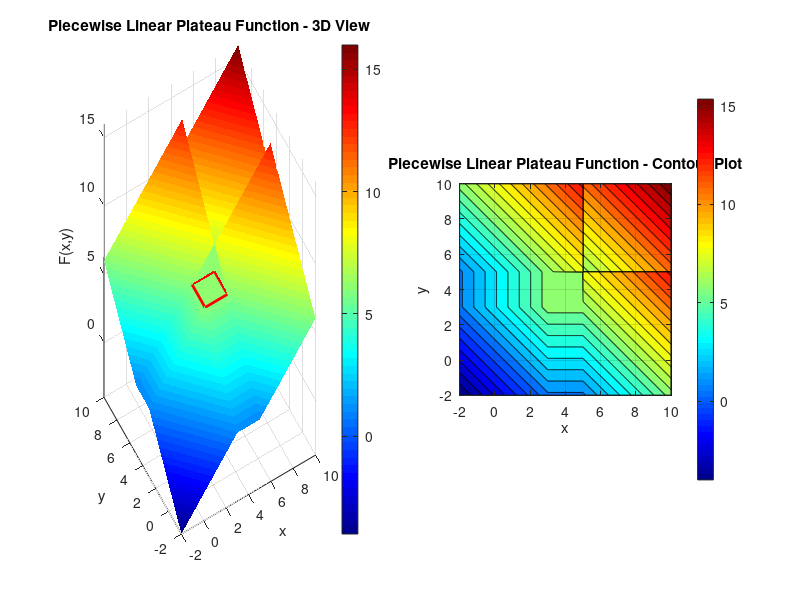

Reproduce this figure in MATLAB. (Note: this script raises an error after producing the figure.)
% MATLAB script to plot the Piecewise Linear Plateau function
% F(x,y) = x+y          if x<3, y<3
%        = 3+y          if 3≤x≤5, y<3
%        = x+3          if x<3, 3≤y≤5
%        = 6            if 3≤x≤5, 3≤y≤5 (PLATEAU)
%        = (x-2)+y      if x>5, y<3
%        = x+(y-2)      if x<3, y>5
%        = (x-2)+(y-2)  if x>5, y>5

% Define the domain
x = linspace(-2, 10, 600);
y = linspace(-2, 10, 600);
[X, Y] = meshgrid(x, y);

% Initialize Z matrix
Z = zeros(size(X));

% Calculate the function value for each point
for i = 1:length(y)
    for j = 1:length(x)
        xval = X(i,j);
        yval = Y(i,j);

        % Apply piecewise function
        if xval < 3 && yval < 3
            % Region 1: x+y
            Z(i,j) = xval + yval;
        elseif xval >= 3 && xval <= 5 && yval < 3
            % Region 2: 3+y
            Z(i,j) = 3 + yval;
        elseif xval < 3 && yval >= 3 && yval <= 5
            % Region 3: x+3
            Z(i,j) = xval + 3;
        elseif xval >= 3 && xval <= 5 && yval >= 3 && yval <= 5
            % Region 4: PLATEAU at 6
            Z(i,j) = 6;
        elseif xval > 5 && yval < 3
            % Region 5: (x-2)+y
            Z(i,j) = (xval - 2) + yval;
        elseif xval < 3 && yval > 5
            % Region 6: x+(y-2)
            Z(i,j) = xval + (yval - 2);
        elseif xval > 5 && yval > 5
            % Region 7: (x-2)+(y-2)
            Z(i,j) = (xval - 2) + (yval - 2);
        else
            % Edge cases at x=5 or y=5
            if xval > 5 && yval >= 3 && yval <= 5
                Z(i,j) = (xval - 2) + yval;
            elseif xval >= 3 && xval <= 5 && yval > 5
                Z(i,j) = xval + (yval - 2);
            else
                Z(i,j) = xval + yval;
            end
        end
    end
end

% Create the plots
figure('Position', [100, 100, 1200, 500]);

% Subplot 1: 3D surface
subplot(1, 2, 1);
surf(X, Y, Z, 'EdgeColor', 'none');
colormap(jet);
colorbar;
xlabel('x');
ylabel('y');
zlabel('F(x,y)');
title('Piecewise Linear Plateau Function - 3D View');
view(-30, 30);
grid on;
axis tight;

% Mark the plateau boundaries
hold on;
% Draw red rectangle outline at plateau region
plateau_x = [3, 5, 5, 3, 3];
plateau_y = [3, 3, 5, 5, 3];
plateau_z = [6, 6, 6, 6, 6];
plot3(plateau_x, plateau_y, plateau_z, 'r-', 'LineWidth', 2);
hold off;

% Subplot 2: Contour plot
subplot(1, 2, 2);
contourf(X, Y, Z, 30);
colormap(jet);
colorbar;
xlabel('x');
ylabel('y');
title('Piecewise Linear Plateau Function - Contour Plot');
grid on;
axis equal;
xlim([-2 10]);
ylim([-2 10]);

% Mark the plateau boundaries
hold on;
% Draw boundary lines
xline(3, 'r--', 'LineWidth', 1.5);
xline(5, 'r--', 'LineWidth', 1.5);
yline(3, 'r--', 'LineWidth', 1.5);
yline(5, 'r--', 'LineWidth', 1.5);
% Draw plateau rectangle
plot([3, 5, 5, 3, 3], [3, 3, 5, 5, 3], 'r-', 'LineWidth', 2);
hold off;

% Figure 2: Cross-sections
figure('Position', [100, 650, 1200, 400]);

% Cross-section along x-axis (y=1)
subplot(1, 2, 1);
y_fixed = 1;
x_line = linspace(-2, 10, 600);
f_line = zeros(size(x_line));

for i = 1:length(x_line)
    xval = x_line(i);
    yval = y_fixed;

    if xval < 3 && yval < 3
        f_line(i) = xval + yval;
    elseif xval >= 3 && xval <= 5 && yval < 3
        f_line(i) = 3 + yval;
    elseif xval > 5 && yval < 3
        f_line(i) = (xval - 2) + yval;
    else
        f_line(i) = xval + yval;
    end
end

plot(x_line, f_line, 'b-', 'LineWidth', 2);
grid on;
xlabel('x');
ylabel(['F(x, ' num2str(y_fixed) ')']);
title(['Cross-section along x-axis (y = ' num2str(y_fixed) ')']);
xline(3, 'r--', 'LineWidth', 1);
xline(5, 'r--', 'LineWidth', 1);

% Cross-section along y-axis (x=1)
subplot(1, 2, 2);
x_fixed = 1;
y_line = linspace(-2, 10, 600);
f_line = zeros(size(y_line));

for i = 1:length(y_line)
    xval = x_fixed;
    yval = y_line(i);

    if xval < 3 && yval < 3
        f_line(i) = xval + yval;
    elseif xval < 3 && yval >= 3 && yval <= 5
        f_line(i) = xval + 3;
    elseif xval < 3 && yval > 5
        f_line(i) = xval + (yval - 2);
    else
        f_line(i) = xval + yval;
    end
end

plot(y_line, f_line, 'b-', 'LineWidth', 2);
grid on;
xlabel('y');
ylabel(['F(' num2str(x_fixed) ', y)']);
title(['Cross-section along y-axis (x = ' num2str(x_fixed) ')']);
yline(3, 'r--', 'LineWidth', 1);
yline(5, 'r--', 'LineWidth', 1);

% Print some information
fprintf('Piecewise Linear Plateau Function Properties:\n');
fprintf('Plateau region: x ∈ [3, 5], y ∈ [3, 5]\n');
fprintf('Plateau value: F = 6\n');
fprintf('Function has 7 distinct regions\n');
fprintf('All regions are piecewise linear\n');
